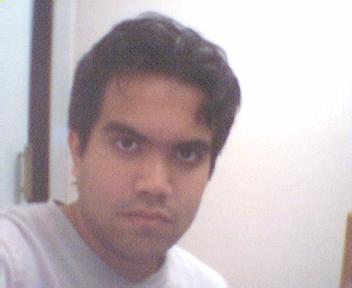
#> input picture test_images/0005.jpg, 352 x 288 px
$ python facial_recognition.py   (older library calls are emulated)
#> lines starting #> are read from the running program, lines starting #| are printed output that depends on the picture
import cv2
import numpy as np
import os
from pathlib import Path
from datetime import datetime

class FacialRecognitionSystem:
    def __init__(self, db_path='face_database'):
        """
        Inicializa el sistema de reconocimiento facial

        Algoritmo utilizado: OpenCV Haar Cascades + Análisis de Características
        - Detector: Haar Cascade Classifier
        - Características: Histogramas y análisis de textura
        - Validación: Análisis de profundidad y textura
        """
#> the answer given: 1
#> the answer given: test_images/0001.png
#> the answer given: test_images/0005.jpg
#> in register_face, image is the input picture: shape (288, 352, 3); mean B, G, R 181, 177.8, 190
        self.db_path = db_path

        # Cargar clasificadores Haar
        self.face_cascade = cv2.CascadeClassifier(
            cv2.data.haarcascades + 'haarcascade_frontalface_default.xml'
        )
        self.eye_cascade = cv2.CascadeClassifier(
            cv2.data.haarcascades + 'haarcascade_eye.xml'
        )

        # Crear carpeta de base de datos si no existe
        Path(db_path).mkdir(exist_ok=True)

        # Cargar características almacenadas
        self.stored_faces = self.load_database()

    def load_database(self):
        """Carga características de rostros almacenados"""
        stored_faces = {}
        if os.path.exists(self.db_path):
            for filename in os.listdir(self.db_path):
                if filename.endswith('.npy'):
                    person_name = filename.replace('.npy', '')
                    features = np.load(os.path.join(self.db_path, filename))
                    stored_faces[person_name] = features
        return stored_faces

    def extract_face_features(self, image):
        """Extrae características del rostro usando histogramas y texturas - MEJORADO"""
        gray = cv2.cvtColor(image, cv2.COLOR_BGR2GRAY)
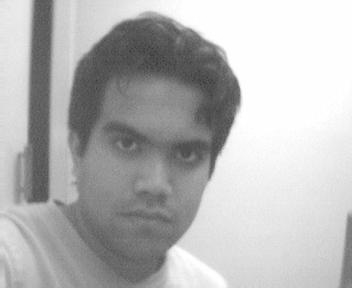
#> gray: shape (288, 352); min 56, max 255, mean 181.9

        # Detectar rostro
        faces = self.face_cascade.detectMultiScale(gray, 1.1, 4)
#> faces = [[65, 82, 172, 172]]

        if len(faces) == 0:
            return None

        # Tomar el rostro más grande
        (x, y, w, h) = max(faces, key=lambda f: f[2] * f[3])
#> x = 65; y = 82; w = 172; h = 172
        face_roi = gray[y:y+h, x:x+w]
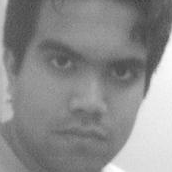
#> face_roi: shape (172, 172); min 61, max 255, mean 139.8

        # Redimensionar a tamaño fijo
        face_roi = cv2.resize(face_roi, (100, 100))
#> face_roi: shape (100, 100)

        features = []

        # 1. Histograma (mejorado - 128 bins normalizados)
        hist = cv2.calcHist([face_roi], [0], None, [128], [0, 256])
#> hist = 128 values, max 342 at index 72, min 0 at index 0, mean 78.12
        hist_normalized = cv2.normalize(hist, hist).flatten()
#> hist_normalized = 128 values, max 0.239 at index 72, min 0 at index 0, mean 0.0546
        features.extend(hist_normalized[:128])

        # 2. Análisis de bordes (Sobel)
        face_roi_float = face_roi.astype(np.float32)
        sobelx = cv2.Sobel(face_roi, cv2.CV_32F, 1, 0, ksize=5)
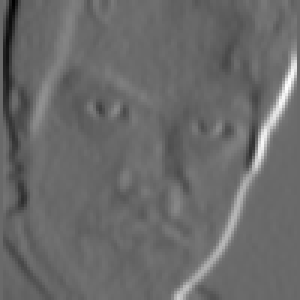
#> sobelx: shape (100, 100) float32 (shown 3 times larger); min -4342, max 6184, mean 50.8; drawn with min black and max white
        sobely = cv2.Sobel(face_roi, cv2.CV_32F, 0, 1, ksize=5)
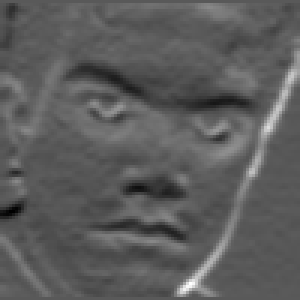
#> sobely: shape (100, 100) float32 (shown 3 times larger); min -2143, max 3935, mean 66.9; drawn with min black and max white
        edge_magnitude = np.sqrt(sobelx**2 + sobely**2)
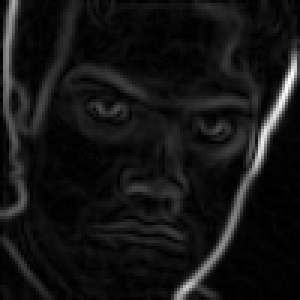
#> edge_magnitude: shape (100, 100) float32 (shown 3 times larger); min 0, max 6532, mean 535; drawn with min black and max white
        features.extend(edge_magnitude.flatten()[:64])

        # 3. Análisis de textura (Laplaciano) - usar uint8 directamente
        laplacian = cv2.Laplacian(face_roi, cv2.CV_32F)
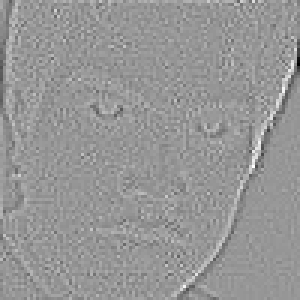
#> laplacian: shape (100, 100) float32 (shown 3 times larger); min -132, max 91, mean -0.1; drawn with min black and max white
        features.extend(laplacian.flatten()[:8])

        # 4. Estadísticas mejoradas
        face_roi_norm = face_roi.astype(np.float32) / 255.0
        features.append(np.mean(face_roi_norm))
        features.append(np.std(face_roi_norm))
        features.append(np.max(face_roi_norm))
        features.append(np.min(face_roi_norm))

        # Rellenar hasta 210 características
        while len(features) < 210:
            features.append(0)
#> this loop made 6 passes
#> after the loop, features = 210 values, max 4342 at index 132, min -46 at index 195, mean 136.1

        return np.array(features[:210], dtype=np.float32)

    # [50 lines left out: functions detect_spoofing, compare_faces, not called in this run]

    def register_face(self, image_path, person_name):
        """Registra un nuevo rostro en la base de datos - MEJORADO con promediado"""
        image = cv2.imread(image_path)
        if image is None:
            print(f"Error: No se pudo cargar {image_path}")
            return False

        features = self.extract_face_features(image)
        if features is None:
            print(f"Error: No se detectó rostro en {image_path}")
            return False

        db_path = os.path.join(self.db_path, f'{person_name}.npy')

        # Si la persona ya está registrada, promediar características
        if person_name in self.stored_faces:
            old_features = self.stored_faces[person_name]
            # Promediar: (características_anteriores + características_nuevas) / 2
            combined_features = (old_features + features) / 2.0
            np.save(db_path, combined_features)
            self.stored_faces[person_name] = combined_features
            print(f"✓ Características de '{person_name}' actualizadas (promediadas)")
        else:
            # Primera vez que se registra
            np.save(db_path, features)
            self.stored_faces[person_name] = features
            print(f"✓ Rostro de '{person_name}' registrado exitosamente")

        return True

    # [99 lines left out: functions identify_face, process_video, not called in this run]


def main():
    """Programa principal"""
    system = FacialRecognitionSystem()

    print("=" * 60)
    print("SISTEMA DE RECONOCIMIENTO FACIAL")
    print("=" * 60)
    print("\nAlgoritmo: OpenCV Haar Cascades + Análisis de Características")
    print("- Detector: Haar Cascade Classifier")
    print("- Características: Histogramas y análisis de textura")
    print("- Validación: Análisis de profundidad y textura")
    print("=" * 60)

    while True:
        print("\n¿Qué deseas hacer?")
        print("1. Registrar nuevo rostro")
        print("2. Identificar rostro")
        print("3. Video en tiempo real")
        print("4. Salir")

        opcion = input("\nOpción: ").strip()

        if opcion == "1":
            person_name = input("Nombre de la persona: ").strip()
#> (the run stopped early here; a loop or call above may not have finished)
